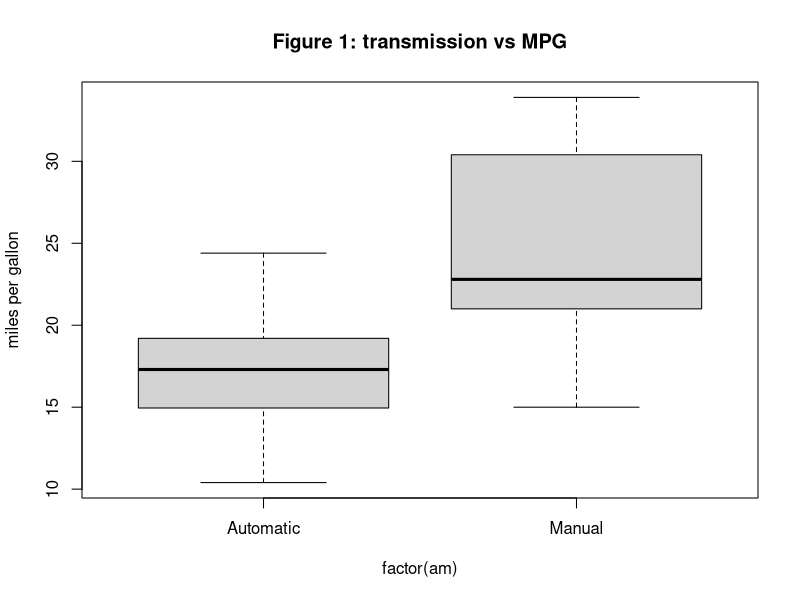

Generate this figure with R: (Note: this script raises an error after producing the figure.)
## ---- chunk 1
data(mtcars)
t.test(mpg~am,data=mtcars,conf.level=0.95)$p.value
## ---- chunk 2
fit<-lm(mpg~factor(am),data=mtcars)
summary(fit)$coefficients
## ---- chunk 3
fit2<-lm(mpg~wt*hp ,data=mtcars)
fit3<-update(fit2,mpg~wt*hp +factor(am))
anova(fit2,fit3)
## ---- chunk 4
boxplot(mpg~factor(am),data=mtcars, #xlab="transmission type",
        names = c("Automatic", "Manual"),
       ylab="miles per gallon", main="Figure 1: transmission vs MPG")
## ---- chunk 5
require(GGally)
require(ggplot2)
g=ggpairs(mtcars,lower=list(continuous="smooth"),params=c(method="loess"),
          title="Figure 2: Exploratory analysis of variable interactions")
g
## ---- chunk 6
#Figure 3: Comparing different linear models using analysis of variance 
#  with an increasing number of variables
m0<-lm(mpg~wt+hp,data=mtcars)
m1<-update(m0,mpg~wt+hp+factor(cyl))
m2<-update(m0,mpg~wt+hp+factor(am))
m3<-update(m0,mpg~wt+hp+factor(cyl)+factor(am))
m4<-lm(mpg~wt*hp,data=mtcars)
anova(m0,m1,m2,m3)
summary(m3)
summary(m4)
## ---- chunk 7
par(mfrow=c(2,2))
plot(m4)

title("Figure 4: Analysis of residuals for selected model", outer=TRUE)
